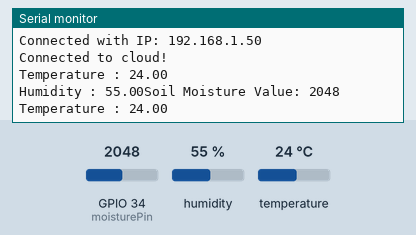
A sketch run on a simulated ESP32. Shown: the last lines printed to the serial monitor. The test bench sets the inputs (shaded band); at power-on: humidity 55 %, GPIO 34 (moisturePin) = 2048, temperature 24 °C. WiFi joins after 1.5 s; servers stay silent unless stated.

Above: at 2.7 s.
2.8 s: humidity set to 22 %
At 3.5 s:
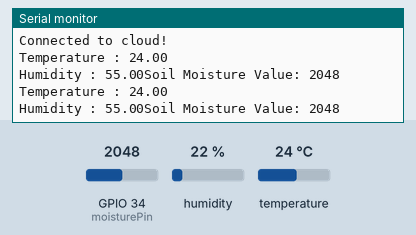
4.3 s: GPIO 34 (moisturePin) set to 2866
At 5.6 s:
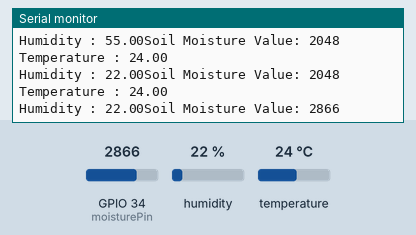
5.8 s: temperature set to 12 °C
At 7.2 s:
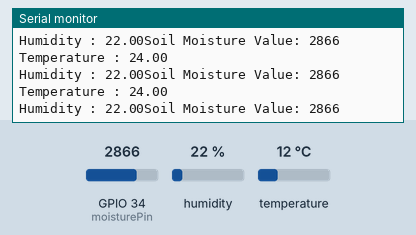
7.3 s: GPIO 34 (moisturePin) set to 3603
At 8.6 s:
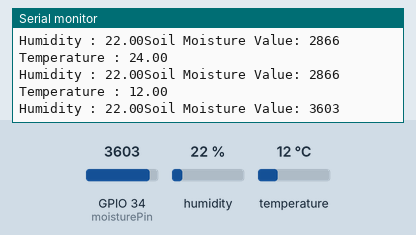
8.8 s: humidity set to 40 %
At 9.6 s:
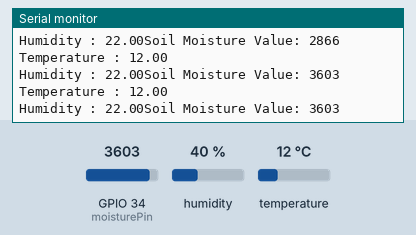
Timing chart, 0 to 11.3 s (numbered marks = the images above; inputs shaded):
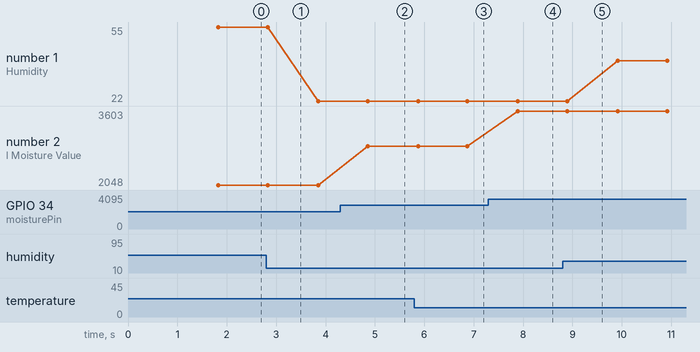

The sketch:

sensor_to_firebase_viaesp32.ino
```cpp
#include <Arduino.h>
#include <WiFi.h>
#include <Firebase_ESP_Client.h>
#include <DHT.h>


#define DHT_SENSOR_PIN 4
#define DHT_SENSOR_TYPE DHT11
int moisturePin = 34;

DHT dht_sensor(DHT_SENSOR_PIN, DHT_SENSOR_TYPE);

#include "addons/TokenHelper.h"
#include "addons/RTDBHelper.h"
#define WIFI_SSID "wifi" //add wifi ssid
#define WIFI_PASSWORD "password" //add wifi password

#define API_KEY "AIzaSyCVbBy_T-Cs78XlRQEbqn60AOPCyuKEn04"
#define DATABASE_URL "https://agrobot-832c9-default-rtdb.asia-southeast1.firebasedatabase.app/"
int moistureState = 0;

FirebaseData fbdo;
FirebaseAuth auth;
FirebaseConfig config;

unsigned long sendDataPrevMillis = 0;
int count = 0;
bool signupOK = false;

void setup(){

  dht_sensor.begin();
  Serial.begin(115200);
  WiFi.begin(WIFI_SSID, WIFI_PASSWORD);
  Serial.print("Connecting to Wi-Fi");
  while (WiFi.status() != WL_CONNECTED){
    Serial.print(".");
    delay(300);
  }
  Serial.println();
  Serial.print("Connected with IP: ");
  Serial.println(WiFi.localIP());
  Serial.println();

  config.api_key = API_KEY;

  config.database_url = DATABASE_URL;

  if (Firebase.signUp(&config, &auth, "", "")){
    Serial.println("Connected to cloud!");
    signupOK = true;
  }
  else{
    Serial.printf("%s\n", config.signer.signupError.message.c_str());
  }

  config.token_status_callback = tokenStatusCallback;

  Firebase.begin(&config, &auth);
  Firebase.reconnectWiFi(true);
}

void loop(){
  int moistureValue = analogRead(moisturePin);
  int moisturePercentage = map(4095 - moistureValue, 0, 4095, 0, 100);

  float temperature = dht_sensor.readTemperature();
  float humidity = dht_sensor.readHumidity();

  if (Firebase.ready() && signupOK && (millis() - sendDataPrevMillis > 1000 || sendDataPrevMillis == 0)){
    sendDataPrevMillis = millis();
    if (Firebase.RTDB.setInt(&fbdo, "DHT_11/Temperature/Data", temperature)){
      Serial.print("Temperature : ");
      Serial.println(temperature);
    }
    else {
      Serial.println("Failed to Read from the Sensor");
      Serial.println("REASON: " + fbdo.errorReason());
    }


    // Enter Humidity in to the DHT_11 Table
    if (Firebase.RTDB.setFloat(&fbdo, "DHT_11/Humidity/Data", humidity)){
      Serial.print("Humidity : ");
      Serial.print(humidity);
    }
    else {
      Serial.println("Failed to Read from the Sensor");
      Serial.println("REASON: " + fbdo.errorReason());
    }
    if (Firebase.RTDB.setFloat(&fbdo, "DHT_11/Soil_Moisture/Data", moistureValue)){
        Serial.print("Soil Moisture Value: ");
        Serial.println(moistureValue);
    }
    else {
      Serial.println("Failed to Read from the Sensor");
      Serial.println("REASON: " + fbdo.errorReason());
    }
  }
}
```

Measured:
- after the input at 4.3 s, the serial monitor: prints a new line after 0.55 s (image 2)
- after the input at 7.3 s, the serial monitor: prints a new line after 0.60 s (image 4)
- plotted number 1: 55 → 22 after the input at 2.8 s, 22 → 40 after the input at 8.8 s
- plotted number 2: 2048 → 2866 after the input at 4.3 s, 2866 → 3603 after the input at 7.3 s
